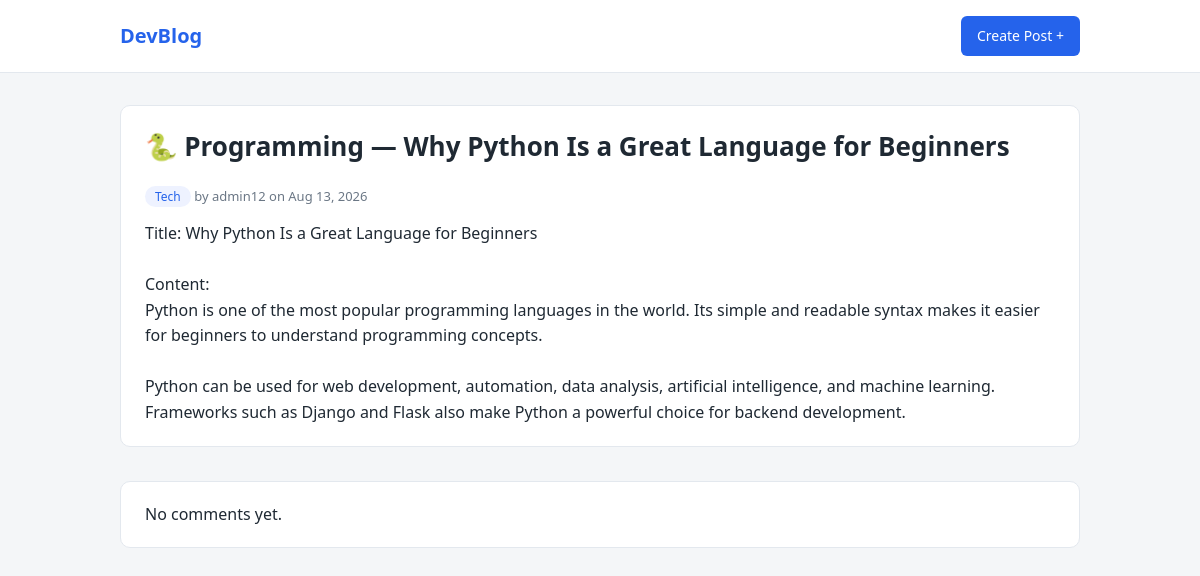
/posts/3/, run on the app's committed database.
### posts/models.py (models this page shows, shortened)
class TimeStampMixin(models.Model):
    created_at = models.DateTimeField(auto_now_add=True)
    updated_at = models.DateTimeField(auto_now=True)
    class Meta:
        abstract = True

class Post(TimeStampMixin):
    STATUS_CHOICES = [
        ('draft','DRAFT'),
        ('published','PUBLISHED'),
    ]
    title = models.CharField(max_length=255)
    content = models.TextField()
    category = models.ForeignKey(
        to=Category,
        on_delete=models.CASCADE,
        related_name='posts',
        null=True,
        blank=True
    )
    status = models.CharField(max_length=15,choices=STATUS_CHOICES,default='draft')
    author = models.ForeignKey(
        to=User,
        on_delete=models.SET_NULL,
        null=True,blank=True,
        related_name='posts'
    )

class Category(TimeStampMixin):
    category_name = models.CharField(max_length=255)
    def __str__(self):
        return self.category_name

### posts/views.py (the view, shortened to what this page needs)
# urls.py: path('posts/<int:pk>/',view=post_detail_view,name='post_detail'),
def post_detail_view(request,pk):
    try:
        post = Post.objects.get(id=pk)
        parent_comments = post.comments.filter(parent__isnull=True).select_related('parent')
        form = CommentForm()
        return render(
            request=request,
            template_name='post_detail.html',
            context={
                'post':post,
                'parent_comments':parent_comments,
                'form':form
            }
        )
    except Exception as e:
         return render(
            request=request,
            template_name='error.html',
            context={'error':e}
        )

### templates/post_detail.html (shortened to what this page needs)
{% extends 'base.html' %}
{% block content %}
<div class="card">
    <h1>{{ post.title }}</h1>
    <div class="meta">
        <span class="badge">{{ post.category }}</span>
        by {{ post.author.username|default:"Anonymous" }}
        on {{ post.created_at|date:"M d, Y" }}
    </div>
    <div class="post-body">{{ post.content }}</div>
</div>
<div class="comments">
    {% for comment in parent_comments %}
        {% include 'comment.html' with comment=comment %}
    {% empty %}
        <div class="card"><p>No comments yet.</p></div>
    {% endfor %}
</div>
{% endblock %}

### static/css/style.css (style rules this page uses)
:root { --bg: #f4f6f8; --card: #ffffff; --text: #1f2933; --muted: #6b7785; --accent: #2563eb; --border: #e3e8ee; }
* { box-sizing: border-box; margin: 0; padding: 0; }
body { font-family: system-ui, "Segoe UI", Roboto, sans-serif; background: var(--bg); color: var(--text); line-height: 1.6; }
h1 { font-size: 26px; margin-bottom: 18px; }
.card { background: var(--card); border: 1px solid var(--border); border-radius: 10px; padding: 20px 24px; margin-bottom: 18px; }
.meta { color: var(--muted); font-size: 13px; margin-bottom: 10px; }
.badge { background: #eef2ff; color: var(--accent); padding: 2px 10px; border-radius: 20px; font-size: 12px; }
.post-body { margin-top: 14px; white-space: pre-line; }
.comments { margin-top: 34px; }

### data on the page
Post: title "🐍 Programming — Why Python Is a Great Language for Beginners", category "Tech", author.username "admin12", created_at "Aug 13, 2026", content "Title: Why Python Is a Great Language for Beginners Content: Python is one of the most popular programming languages in the world. Its simple and readable syntax makes it easier for beginners to understand programming concepts. Python can be used for web development, automation, data analysis, artificial intelligence, and machine learning. Frameworks such as Django and Flask also make Python a powerful choice for backend development."
